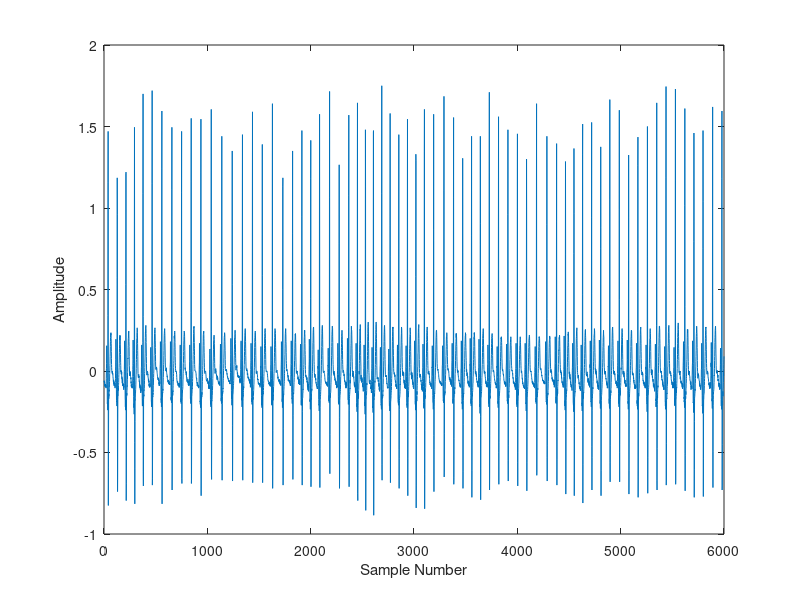

Here is the MATLAB script that generated this plot: (Note: this script raises an error after producing the figure.)
clc;
clear;

%load in a previously downloaded ecg signal (from physionet.org)
ecg_sig = load('ecg.txt'); % http://eleceng.dit.ie/dorran/matlab/ecg.txt
% It is known that this signal was sampled at 100Hz from physionet website
plot(ecg_sig);
ylabel('Amplitude')
xlabel('Sample Number')


len_ecg = length(ecg_sig);
save('ecg_data.mat', 'ecg_sig', 'len_ecg');
clear; %clear all variables from the workspace.
whos %show that there are no variables
load('ecg_data.mat') % load the variables back in
whos % show that the variables have been reloaded

[sound_sig,Fs] = audioread('Ch_f1.wav'); %http://eleceng.dit.ie/dorran/matlab/drums.wav
%sound('Ch_f1.wav', Fs);

t = 1:Fs;
t= t';

%image_signal = imread('summer.png');
%image(image_signal)


